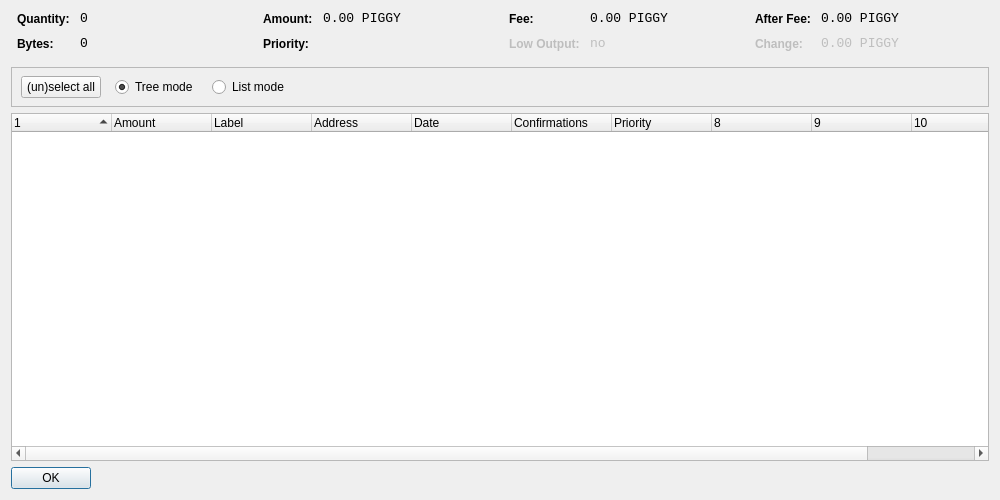
<?xml version="1.0" encoding="UTF-8"?>
<ui version="4.0">
 <class>CoinControlDialog</class>
 <widget class="QDialog" name="CoinControlDialog">
  <property name="geometry">
   <rect>
    <x>0</x>
    <y>0</y>
    <width>1000</width>
    <height>500</height>
   </rect>
  </property>
  <property name="windowTitle">
   <string>Coin Control</string>
  </property>
  <layout class="QVBoxLayout" name="verticalLayout">
   <item>
    <layout class="QHBoxLayout" name="horizontalLayoutTop" stretch="0,0,0,0">
     <property name="topMargin">
      <number>0</number>
     </property>
     <property name="bottomMargin">
      <number>10</number>
     </property>
     <item>
      <layout class="QFormLayout" name="formLayoutCoinControl1">
       <property name="horizontalSpacing">
        <number>10</number>
       </property>
       <property name="verticalSpacing">
        <number>10</number>
       </property>
       <property name="leftMargin">
        <number>6</number>
       </property>
       <property name="rightMargin">
        <number>6</number>
       </property>
       <item row="0" column="0">
        <widget class="QLabel" name="labelCoinControlQuantityText">
         <property name="styleSheet">
          <string notr="true">font-weight:bold;</string>
         </property>
         <property name="text">
          <string>Quantity:</string>
         </property>
        </widget>
       </item>
       <item row="0" column="1">
        <widget class="QLabel" name="labelCoinControlQuantity">
         <property name="font">
          <font>
           <family>Monospace</family>
           <pointsize>10</pointsize>
          </font>
         </property>
         <property name="cursor">
          <cursorShape>IBeamCursor</cursorShape>
         </property>
         <property name="contextMenuPolicy">
          <enum>Qt::ActionsContextMenu</enum>
         </property>
         <property name="text">
          <string notr="true">0</string>
         </property>
         <property name="textInteractionFlags">
          <set>Qt::LinksAccessibleByMouse|Qt::TextSelectableByKeyboard|Qt::TextSelectableByMouse</set>
         </property>
        </widget>
       </item>
       <item row="1" column="0">
        <widget class="QLabel" name="labelCoinControlBytesText">
         <property name="styleSheet">
          <string notr="true">font-weight:bold;</string>
         </property>
         <property name="text">
          <string>Bytes:</string>
         </property>
        </widget>
       </item>
       <item row="1" column="1">
        <widget class="QLabel" name="labelCoinControlBytes">
         <property name="font">
          <font>
           <family>Monospace</family>
           <pointsize>10</pointsize>
          </font>
         </property>
         <property name="cursor">
          <cursorShape>IBeamCursor</cursorShape>
         </property>
         <property name="contextMenuPolicy">
          <enum>Qt::ActionsContextMenu</enum>
         </property>
         <property name="text">
          <string notr="true">0</string>
         </property>
         <property name="textInteractionFlags">
          <set>Qt::LinksAccessibleByMouse|Qt::TextSelectableByKeyboard|Qt::TextSelectableByMouse</set>
         </property>
        </widget>
       </item>
      </layout>
     </item>
     <item>
      <layout class="QFormLayout" name="formLayoutCoinControl2">
       <property name="horizontalSpacing">
        <number>10</number>
       </property>
       <property name="verticalSpacing">
        <number>10</number>
       </property>
       <property name="leftMargin">
        <number>6</number>
       </property>
       <property name="rightMargin">
        <number>6</number>
       </property>
       <item row="0" column="0">
        <widget class="QLabel" name="labelCoinControlAmountText">
         <property name="styleSheet">
          <string notr="true">font-weight:bold;</string>
         </property>
         <property name="text">
          <string>Amount:</string>
         </property>
        </widget>
       </item>
       <item row="0" column="1">
        <widget class="QLabel" name="labelCoinControlAmount">
         <property name="font">
          <font>
           <family>Monospace</family>
           <pointsize>10</pointsize>
          </font>
         </property>
         <property name="cursor">
          <cursorShape>IBeamCursor</cursorShape>
         </property>
         <property name="contextMenuPolicy">
          <enum>Qt::ActionsContextMenu</enum>
         </property>
         <property name="text">
          <string notr="true">0.00 PIGGY</string>
         </property>
         <property name="textInteractionFlags">
          <set>Qt::LinksAccessibleByMouse|Qt::TextSelectableByKeyboard|Qt::TextSelectableByMouse</set>
         </property>
        </widget>
       </item>
       <item row="1" column="0">
        <widget class="QLabel" name="labelCoinControlPriorityText">
         <property name="styleSheet">
          <string notr="true">font-weight:bold;</string>
         </property>
         <property name="text">
          <string>Priority:</string>
         </property>
        </widget>
       </item>
       <item row="1" column="1">
        <widget class="QLabel" name="labelCoinControlPriority">
         <property name="font">
          <font>
           <family>Monospace</family>
           <pointsize>10</pointsize>
          </font>
         </property>
         <property name="cursor">
          <cursorShape>IBeamCursor</cursorShape>
         </property>
         <property name="contextMenuPolicy">
          <enum>Qt::ActionsContextMenu</enum>
         </property>
         <property name="text">
          <string/>
         </property>
         <property name="textInteractionFlags">
          <set>Qt::LinksAccessibleByMouse|Qt::TextSelectableByKeyboard|Qt::TextSelectableByMouse</set>
         </property>
        </widget>
       </item>
      </layout>
     </item>
     <item>
      <layout class="QFormLayout" name="formLayoutCoinControl3">
       <property name="horizontalSpacing">
        <number>10</number>
       </property>
       <property name="verticalSpacing">
        <number>10</number>
       </property>
       <property name="leftMargin">
        <number>6</number>
       </property>
       <property name="rightMargin">
        <number>6</number>
       </property>
       <item row="0" column="0">
        <widget class="QLabel" name="labelCoinControlFeeText">
         <property name="styleSheet">
          <string notr="true">font-weight:bold;</string>
         </property>
         <property name="text">
          <string>Fee:</string>
         </property>
        </widget>
       </item>
       <item row="0" column="1">
        <widget class="QLabel" name="labelCoinControlFee">
         <property name="font">
          <font>
           <family>Monospace</family>
           <pointsize>10</pointsize>
          </font>
         </property>
         <property name="cursor">
          <cursorShape>IBeamCursor</cursorShape>
         </property>
         <property name="contextMenuPolicy">
          <enum>Qt::ActionsContextMenu</enum>
         </property>
         <property name="text">
          <string notr="true">0.00 PIGGY</string>
         </property>
         <property name="textInteractionFlags">
          <set>Qt::LinksAccessibleByMouse|Qt::TextSelectableByKeyboard|Qt::TextSelectableByMouse</set>
         </property>
        </widget>
       </item>
       <item row="1" column="0">
        <widget class="QLabel" name="labelCoinControlLowOutputText">
         <property name="enabled">
          <bool>false</bool>
         </property>
         <property name="styleSheet">
          <string notr="true">font-weight:bold;</string>
         </property>
         <property name="text">
          <string>Low Output:</string>
         </property>
        </widget>
       </item>
       <item row="1" column="1">
        <widget class="QLabel" name="labelCoinControlLowOutput">
         <property name="enabled">
          <bool>false</bool>
         </property>
         <property name="font">
          <font>
           <family>Monospace</family>
           <pointsize>10</pointsize>
          </font>
         </property>
         <property name="cursor">
          <cursorShape>IBeamCursor</cursorShape>
         </property>
         <property name="contextMenuPolicy">
          <enum>Qt::ActionsContextMenu</enum>
         </property>
         <property name="text">
          <string notr="true">no</string>
         </property>
         <property name="textInteractionFlags">
          <set>Qt::LinksAccessibleByMouse|Qt::TextSelectableByKeyboard|Qt::TextSelectableByMouse</set>
         </property>
        </widget>
       </item>
      </layout>
     </item>
     <item>
      <layout class="QFormLayout" name="formLayoutCoinControl4">
       <property name="horizontalSpacing">
        <number>10</number>
       </property>
       <property name="verticalSpacing">
        <number>10</number>
       </property>
       <property name="leftMargin">
        <number>6</number>
       </property>
       <property name="rightMargin">
        <number>6</number>
       </property>
       <item row="0" column="0">
        <widget class="QLabel" name="labelCoinControlAfterFeeText">
         <property name="styleSheet">
          <string notr="true">font-weight:bold;</string>
         </property>
         <property name="text">
          <string>After Fee:</string>
         </property>
        </widget>
       </item>
       <item row="0" column="1">
        <widget class="QLabel" name="labelCoinControlAfterFee">
         <property name="font">
          <font>
           <family>Monospace</family>
           <pointsize>10</pointsize>
          </font>
         </property>
         <property name="cursor">
          <cursorShape>IBeamCursor</cursorShape>
         </property>
         <property name="contextMenuPolicy">
          <enum>Qt::ActionsContextMenu</enum>
         </property>
         <property name="text">
          <string notr="true">0.00 PIGGY</string>
         </property>
         <property name="textInteractionFlags">
          <set>Qt::LinksAccessibleByMouse|Qt::TextSelectableByKeyboard|Qt::TextSelectableByMouse</set>
         </property>
        </widget>
       </item>
       <item row="1" column="0">
        <widget class="QLabel" name="labelCoinControlChangeText">
         <property name="enabled">
          <bool>false</bool>
         </property>
         <property name="styleSheet">
          <string notr="true">font-weight:bold;</string>
         </property>
         <property name="text">
          <string>Change:</string>
         </property>
        </widget>
       </item>
       <item row="1" column="1">
        <widget class="QLabel" name="labelCoinControlChange">
         <property name="enabled">
          <bool>false</bool>
         </property>
         <property name="font">
          <font>
           <family>Monospace</family>
           <pointsize>10</pointsize>
          </font>
         </property>
         <property name="cursor">
          <cursorShape>IBeamCursor</cursorShape>
         </property>
         <property name="contextMenuPolicy">
          <enum>Qt::ActionsContextMenu</enum>
         </property>
         <property name="text">
          <string notr="true">0.00 PIGGY</string>
         </property>
         <property name="textInteractionFlags">
          <set>Qt::LinksAccessibleByMouse|Qt::TextSelectableByKeyboard|Qt::TextSelectableByMouse</set>
         </property>
        </widget>
       </item>
      </layout>
     </item>
    </layout>
   </item>
   <item>
    <widget class="QFrame" name="frame">
     <property name="minimumSize">
      <size>
       <width>0</width>
       <height>40</height>
      </size>
     </property>
     <property name="frameShape">
      <enum>QFrame::StyledPanel</enum>
     </property>
     <property name="frameShadow">
      <enum>QFrame::Sunken</enum>
     </property>
     <widget class="QWidget" name="horizontalLayoutWidget">
      <property name="geometry">
       <rect>
        <x>10</x>
        <y>0</y>
        <width>781</width>
        <height>41</height>
       </rect>
      </property>
      <layout class="QHBoxLayout" name="horizontalLayoutPanel" stretch="0,0,0,0,0">
       <property name="spacing">
        <number>14</number>
       </property>
       <item>
        <widget class="QPushButton" name="pushButtonSelectAll">
         <property name="sizePolicy">
          <sizepolicy hsizetype="Maximum" vsizetype="Fixed">
           <horstretch>0</horstretch>
           <verstretch>0</verstretch>
          </sizepolicy>
         </property>
         <property name="text">
          <string>(un)select all</string>
         </property>
        </widget>
       </item>
       <item>
        <widget class="QRadioButton" name="radioTreeMode">
         <property name="sizePolicy">
          <sizepolicy hsizetype="Maximum" vsizetype="Fixed">
           <horstretch>0</horstretch>
           <verstretch>0</verstretch>
          </sizepolicy>
         </property>
         <property name="text">
          <string>Tree mode</string>
         </property>
         <property name="checked">
          <bool>true</bool>
         </property>
        </widget>
       </item>
       <item>
        <widget class="QRadioButton" name="radioListMode">
         <property name="sizePolicy">
          <sizepolicy hsizetype="Maximum" vsizetype="Fixed">
           <horstretch>0</horstretch>
           <verstretch>0</verstretch>
          </sizepolicy>
         </property>
         <property name="text">
          <string>List mode</string>
         </property>
        </widget>
       </item>
       <item>
        <spacer name="horizontalSpacer">
         <property name="orientation">
          <enum>Qt::Horizontal</enum>
         </property>
         <property name="sizeHint" stdset="0">
          <size>
           <width>40</width>
           <height>20</height>
          </size>
         </property>
        </spacer>
       </item>
      </layout>
     </widget>
    </widget>
   </item>
   <item>
    <widget class="CoinControlTreeWidget" name="treeWidget">
     <property name="contextMenuPolicy">
      <enum>Qt::CustomContextMenu</enum>
     </property>
     <property name="sortingEnabled">
      <bool>false</bool>
     </property>
     <property name="columnCount">
      <number>11</number>
     </property>
     <attribute name="headerShowSortIndicator" stdset="0">
      <bool>true</bool>
     </attribute>
     <attribute name="headerStretchLastSection">
      <bool>false</bool>
     </attribute>
     <column>
      <property name="text">
       <string/>
      </property>
     </column>
     <column>
      <property name="text">
       <string>Amount</string>
      </property>
     </column>
     <column>
      <property name="text">
       <string>Label</string>
      </property>
     </column>
     <column>
      <property name="text">
       <string>Address</string>
      </property>
     </column>
     <column>
      <property name="text">
       <string>Date</string>
      </property>
     </column>
     <column>
      <property name="text">
       <string>Confirmations</string>
      </property>
      <property name="toolTip">
       <string>Confirmed</string>
      </property>
     </column>
     <column>
      <property name="text">
       <string>Priority</string>
      </property>
     </column>
     <column>
      <property name="text">
       <string/>
      </property>
     </column>
     <column>
      <property name="text">
       <string/>
      </property>
     </column>
     <column>
      <property name="text">
       <string/>
      </property>
     </column>
     <column>
      <property name="text">
       <string/>
      </property>
     </column>
    </widget>
   </item>
   <item>
    <widget class="QDialogButtonBox" name="buttonBox">
     <property name="sizePolicy">
      <sizepolicy hsizetype="Maximum" vsizetype="Fixed">
       <horstretch>0</horstretch>
       <verstretch>0</verstretch>
      </sizepolicy>
     </property>
     <property name="orientation">
      <enum>Qt::Horizontal</enum>
     </property>
     <property name="standardButtons">
      <set>QDialogButtonBox::Ok</set>
     </property>
    </widget>
   </item>
  </layout>
 </widget>
 <customwidgets>
  <customwidget>
   <class>CoinControlTreeWidget</class>
   <extends>QTreeWidget</extends>
   <header>coincontroltreewidget.h</header>
  </customwidget>
 </customwidgets>
 <resources/>
 <connections/>
</ui>
